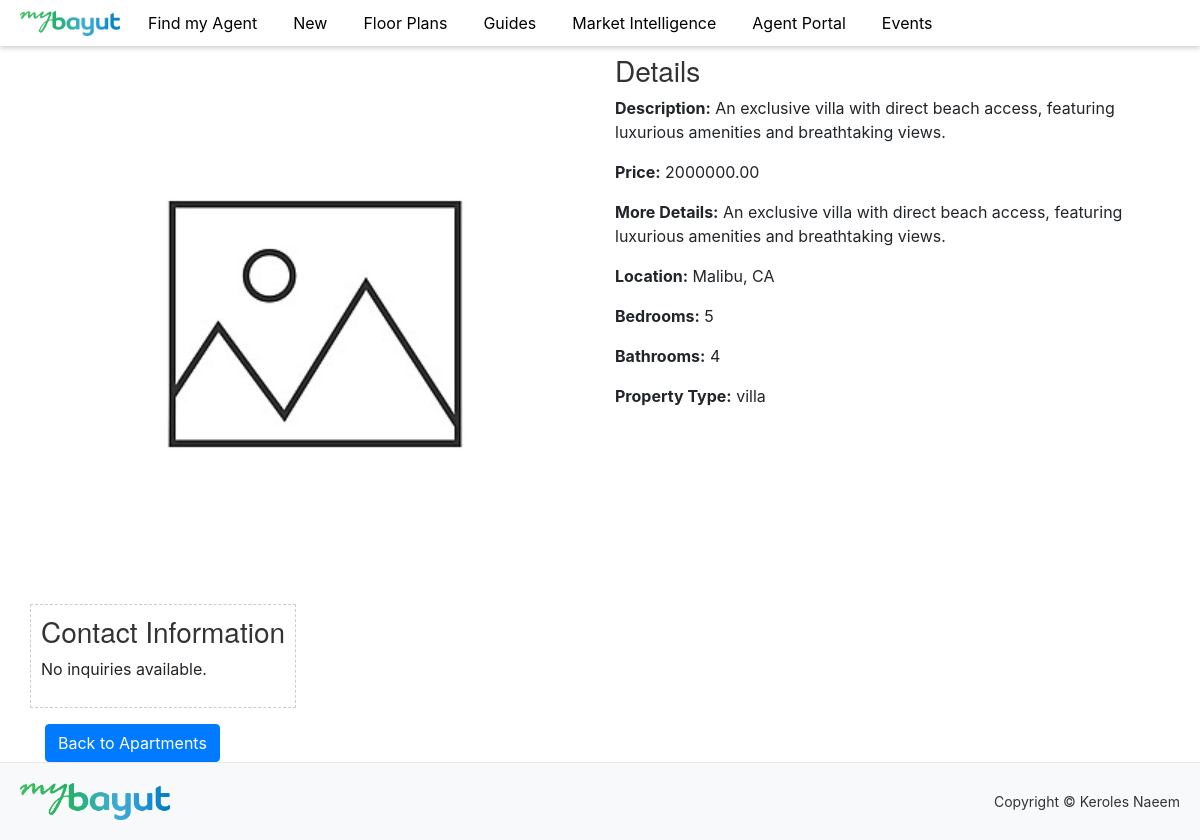
Page /api/apartment/6/ on the earlier database version.
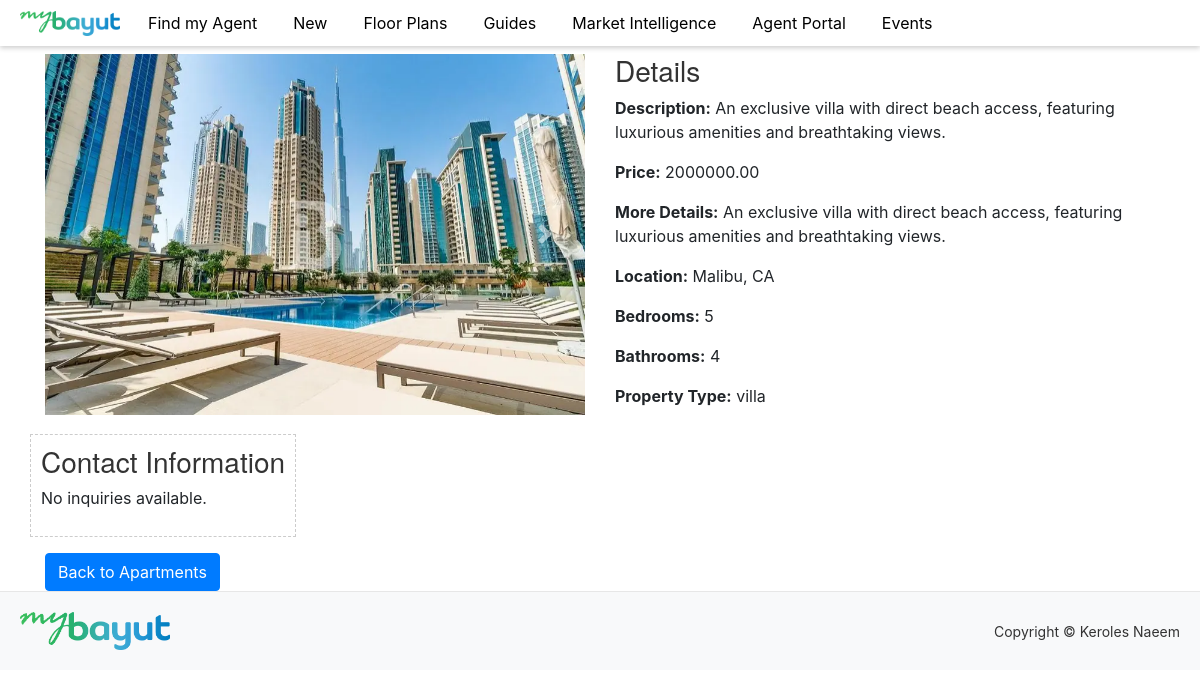
Same page on the later database version.
### apartments_app/models.py (models this page shows, shortened)
class Apartment(models.Model):
    PROPERTY_TYPE_CHOICES = [
        ('villa', 'Villa'),
        ('apartment', 'Apartment'),
        ('townhouse', 'Townhouse'),
    ]
    title = models.CharField(max_length=255)
    description = models.TextField()
    price = models.DecimalField(max_digits=10, decimal_places=2)
    location = models.CharField(max_length=255)
    bedrooms = models.IntegerField()
    bathrooms = models.IntegerField()
    property_type = models.CharField(max_length=20, choices=PROPERTY_TYPE_CHOICES, default='apartment')
    image = models.ImageField(upload_to='apartments/', blank=True, null=True)

### apartments_app/views.py (the view)
# urls.py: path('apartment/<int:apartment_id>/', apartment_detail, name='apartment_detail'),
def apartment_detail(request, apartment_id):
    apartment = get_object_or_404(Apartment, id=apartment_id)
    inquiries = apartment.inquiry_set.all()
    print(inquiries)
    print("hiiiiiiii")
    return render(request, 'apartment_detail.html', {
        'apartment': apartment,
        'inquiries': inquiries,
    })

### apartments_app/templates/apartment_detail.html (shortened to what this page needs)
{% extends 'base.html' %}
{% load static %}
{% block content %}
<main>
    <div class="container">
        <div class="row">
            <div class="col-md-6">
                <div id="myCarousel-{{ apartment.id }}" class="carousel slide" data-ride="carousel">
                    <div class="carousel-inner">
                        {% if apartment.image %}
                        <div class="carousel-item active ratio-16x9">
                            <img src="{{ apartment.image.url }}" alt="{{ apartment.name }}" class="img-fluid d-block w-100">
                        </div>
                        {% else %}
                        <div class="carousel-item active ratio-16x9">
                            <img src="{% static 'img/noImage.jpg' %}" alt="Default image" class="img-fluid d-block w-100">
                        </div>
                        {% endif %}
                    </div>
                    <a class="carousel-control-prev" href="#myCarousel-{{ apartment.id }}" role="button" data-slide="prev">
                        <span class="carousel-control-prev-icon" aria-hidden="true"></span>
                    </a>
                    <a class="carousel-control-next" href="#myCarousel-{{ apartment.id }}" role="button" data-slide="next">
                        <span class="carousel-control-next-icon" aria-hidden="true"></span>
                    </a>
                </div>
            </div>
            <div class="col-md-6">
                <h3>Details</h3>
                <p><strong>Description:</strong> {{ apartment.description }}</p>
                <p><strong>Price:</strong> {{ apartment.price }}</p>
                <p><strong>More Details:</strong> {{ apartment.description }}</p>
                <p><strong>Location:</strong> {{ apartment.location }}</p>
                <p><strong>Bedrooms:</strong> {{ apartment.bedrooms }}</p>
                <p><strong>Bathrooms:</strong> {{ apartment.bathrooms }}</p>
                <p><strong>Property Type:</strong> {{ apartment.property_type }}</p>
            </div>
            <div class="contact-info">
                <h3>Contact Information</h3>
                {% if inquiries %}
                    <ul>
                        {% for inquiry in inquiries %}
                            <li>
                                <p><strong>Name:</strong> {{ inquiry.name }}</p>
                                <p><strong>Email:</strong>
                                    <a href="mailto:{{ inquiry.email }}">{{ inquiry.email }}</a></p>
                                <p><strong>Phone:</strong> {{ inquiry.phone }}</p>
                            </li>
                        {% endfor %}
                    </ul>
                {% else %}
                    <p>No inquiries available.</p>
                {% endif %}
            </div>
        </div>
        <a href="{% url 'apartment_list' %}" class="btn btn-primary mt-3">Back to Apartments</a>
    </div>
</main>
{% endblock %}

Differences in the rows shown:
changed Apartment "Malibu, CA": image: picture added
